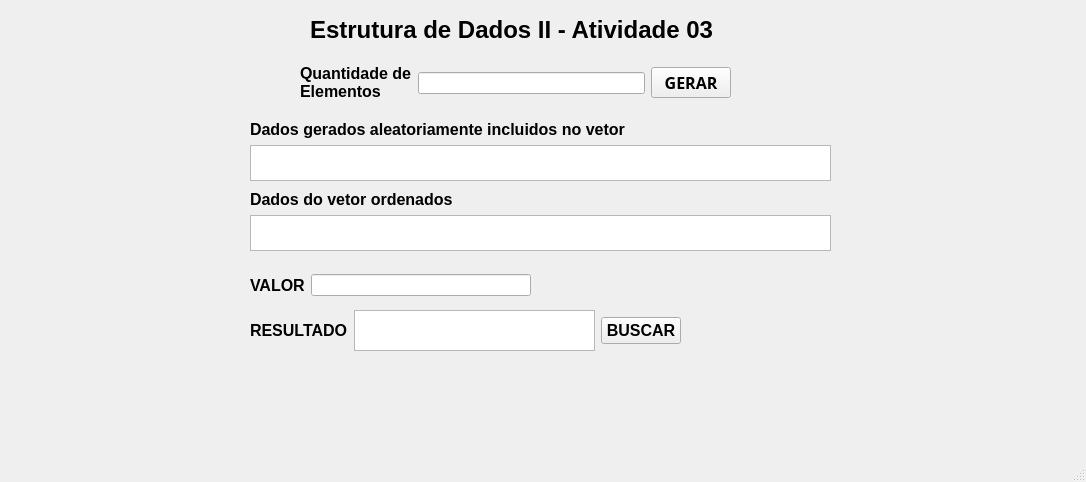
<?xml version="1.0" encoding="UTF-8"?>
<ui version="4.0">
 <class>MainWindow</class>
 <widget class="QMainWindow" name="MainWindow">
  <property name="geometry">
   <rect>
    <x>0</x>
    <y>0</y>
    <width>1086</width>
    <height>482</height>
   </rect>
  </property>
  <property name="windowTitle">
   <string>MainWindow</string>
  </property>
  <widget class="QWidget" name="centralwidget">
   <widget class="QLabel" name="label">
    <property name="geometry">
     <rect>
      <x>310</x>
      <y>10</y>
      <width>411</width>
      <height>41</height>
     </rect>
    </property>
    <property name="text">
     <string>&lt;html&gt;&lt;head/&gt;&lt;body&gt;&lt;p&gt;&lt;span style=&quot; font-size:18pt; font-weight:700; color:#000000;&quot;&gt;Estrutura de Dados II - Atividade 03&lt;/span&gt;&lt;/p&gt;&lt;/body&gt;&lt;/html&gt;</string>
    </property>
   </widget>
   <widget class="QLabel" name="label_6">
    <property name="geometry">
     <rect>
      <x>50</x>
      <y>20</y>
      <width>91</width>
      <height>111</height>
     </rect>
    </property>
    <property name="text">
     <string/>
    </property>
    <property name="pixmap">
     <pixmap resource="fotos.qrc">:/new/fotos/Fotos/5381b99b-744e-4884-991c-aff57dbb6a9a (1).jpeg</pixmap>
    </property>
    <property name="scaledContents">
     <bool>true</bool>
    </property>
   </widget>
   <widget class="QLabel" name="label_7">
    <property name="geometry">
     <rect>
      <x>920</x>
      <y>10</y>
      <width>91</width>
      <height>121</height>
     </rect>
    </property>
    <property name="text">
     <string/>
    </property>
    <property name="pixmap">
     <pixmap resource="fotos.qrc">:/new/fotos/Fotos/puc-goias-vertical-logo-6B1DC20460-seeklogo.com.png</pixmap>
    </property>
    <property name="scaledContents">
     <bool>true</bool>
    </property>
   </widget>
   <widget class="QWidget" name="">
    <property name="geometry">
     <rect>
      <x>300</x>
      <y>60</y>
      <width>431</width>
      <height>46</height>
     </rect>
    </property>
    <layout class="QHBoxLayout" name="horizontalLayout">
     <item>
      <widget class="QLabel" name="label_2">
       <property name="text">
        <string>&lt;html&gt;&lt;head/&gt;&lt;body&gt;&lt;p&gt;&lt;span style=&quot; font-size:12pt; font-weight:700; color:#000000;&quot;&gt;Quantidade de&lt;br/&gt;Elementos&lt;/span&gt;&lt;/p&gt;&lt;/body&gt;&lt;/html&gt;</string>
       </property>
      </widget>
     </item>
     <item>
      <widget class="QLineEdit" name="lineEditQuantElementos"/>
     </item>
     <item>
      <widget class="QPushButton" name="pushButtonGerar">
       <property name="font">
        <font>
         <family>Ubuntu Condensed</family>
         <pointsize>12</pointsize>
         <bold>true</bold>
        </font>
       </property>
       <property name="text">
        <string>GERAR</string>
       </property>
      </widget>
     </item>
    </layout>
   </widget>
   <widget class="QWidget" name="">
    <property name="geometry">
     <rect>
      <x>250</x>
      <y>120</y>
      <width>581</width>
      <height>61</height>
     </rect>
    </property>
    <layout class="QVBoxLayout" name="verticalLayout">
     <item>
      <widget class="QLabel" name="label_3">
       <property name="text">
        <string>&lt;html&gt;&lt;head/&gt;&lt;body&gt;&lt;p&gt;&lt;span style=&quot; font-size:12pt; font-weight:700; color:#000000;&quot;&gt;Dados gerados aleatoriamente incluidos no vetor&lt;/span&gt;&lt;/p&gt;&lt;/body&gt;&lt;/html&gt;</string>
       </property>
      </widget>
     </item>
     <item>
      <widget class="QTextEdit" name="textEditSaida"/>
     </item>
    </layout>
   </widget>
   <widget class="QWidget" name="">
    <property name="geometry">
     <rect>
      <x>250</x>
      <y>310</y>
      <width>431</width>
      <height>41</height>
     </rect>
    </property>
    <layout class="QHBoxLayout" name="horizontalLayout_3">
     <item>
      <widget class="QLabel" name="label_5">
       <property name="text">
        <string>&lt;html&gt;&lt;head/&gt;&lt;body&gt;&lt;p&gt;&lt;span style=&quot; font-size:12pt; font-weight:700; color:#000000;&quot;&gt;RESULTADO&lt;/span&gt;&lt;/p&gt;&lt;/body&gt;&lt;/html&gt;</string>
       </property>
      </widget>
     </item>
     <item>
      <widget class="QTextEdit" name="textEditResultado"/>
     </item>
     <item>
      <widget class="QPushButton" name="pushButton">
       <property name="font">
        <font>
         <pointsize>12</pointsize>
         <bold>true</bold>
        </font>
       </property>
       <property name="text">
        <string>BUSCAR</string>
       </property>
      </widget>
     </item>
    </layout>
   </widget>
   <widget class="QWidget" name="">
    <property name="geometry">
     <rect>
      <x>250</x>
      <y>190</y>
      <width>581</width>
      <height>61</height>
     </rect>
    </property>
    <layout class="QVBoxLayout" name="verticalLayout_2">
     <item>
      <widget class="QLabel" name="label_8">
       <property name="text">
        <string>&lt;html&gt;&lt;head/&gt;&lt;body&gt;&lt;p&gt;&lt;span style=&quot; font-size:12pt; font-weight:700;&quot;&gt;Dados do vetor ordenados&lt;/span&gt;&lt;/p&gt;&lt;/body&gt;&lt;/html&gt;</string>
       </property>
      </widget>
     </item>
     <item>
      <widget class="QTextEdit" name="textEditSelectionSort"/>
     </item>
    </layout>
   </widget>
   <widget class="QWidget" name="">
    <property name="geometry">
     <rect>
      <x>250</x>
      <y>270</y>
      <width>281</width>
      <height>31</height>
     </rect>
    </property>
    <layout class="QHBoxLayout" name="horizontalLayout_4">
     <item>
      <widget class="QLabel" name="label_9">
       <property name="text">
        <string>&lt;html&gt;&lt;head/&gt;&lt;body&gt;&lt;p&gt;&lt;span style=&quot; font-size:12pt; font-weight:700;&quot;&gt;VALOR&lt;/span&gt;&lt;/p&gt;&lt;/body&gt;&lt;/html&gt;</string>
       </property>
      </widget>
     </item>
     <item>
      <widget class="QLineEdit" name="lineEditValor"/>
     </item>
    </layout>
   </widget>
  </widget>
  <widget class="QMenuBar" name="menubar">
   <property name="geometry">
    <rect>
     <x>0</x>
     <y>0</y>
     <width>1086</width>
     <height>21</height>
    </rect>
   </property>
  </widget>
  <widget class="QStatusBar" name="statusbar"/>
 </widget>
 <resources>
  <include location="fotos.qrc"/>
 </resources>
 <connections/>
</ui>
